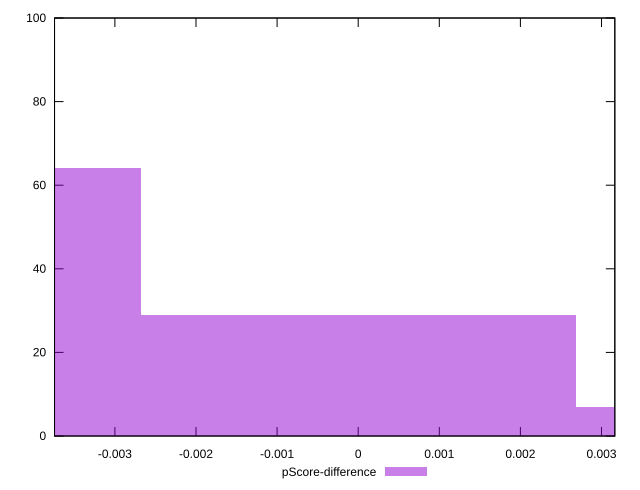

Generate this figure with gnuplot:
reset

$pScoreDifference <<EOF
0 29
-0.005365406901966171 64
0.005365406901966171 7
EOF

set key outside below
set boxwidth 0.005365406901966171
set xrange [-0.0037440818712487223:0.0031641676942290205]
set yrange [0:100]
set trange [0:100]
set style fill transparent solid 0.5 noborder
set terminal svg size 640, 490 enhanced background rgb 'white'
set output "report_00016_2021-02-10T13-31-48.338Z/cumulative-layout-shift/samples/pages+cached+noadtech+nomedia/pScore-difference/histogram.svg"

plot $pScoreDifference title "pScore-difference" with boxes

reset
